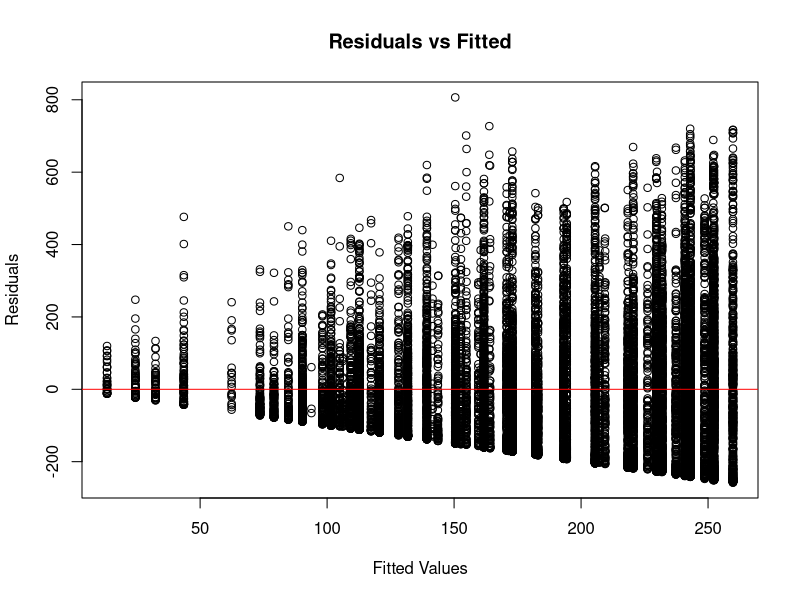
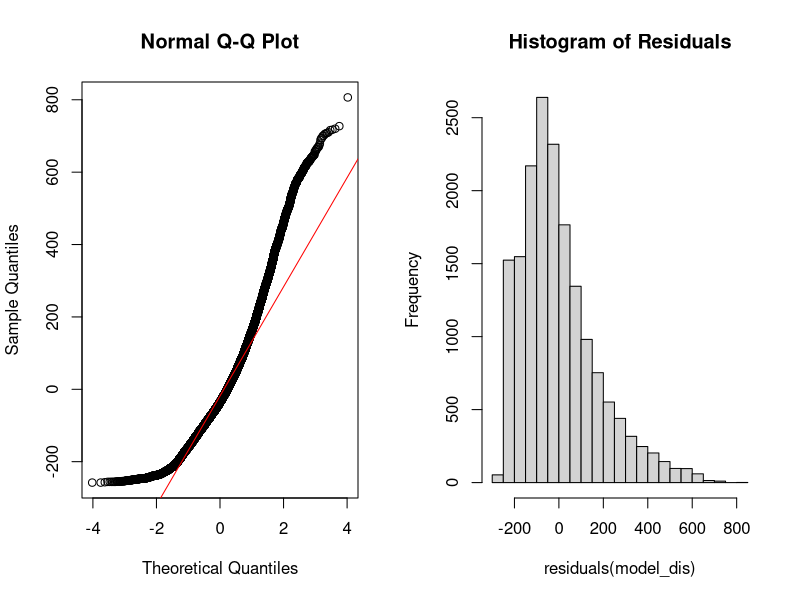
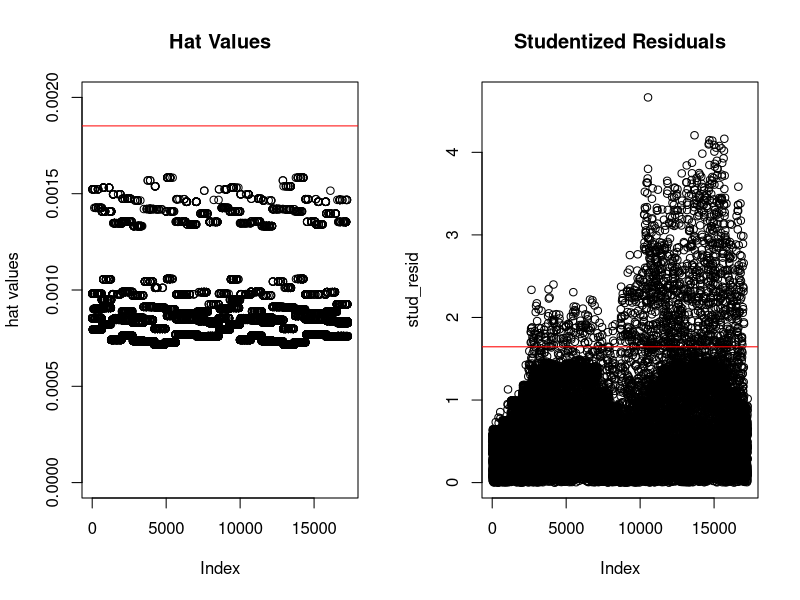
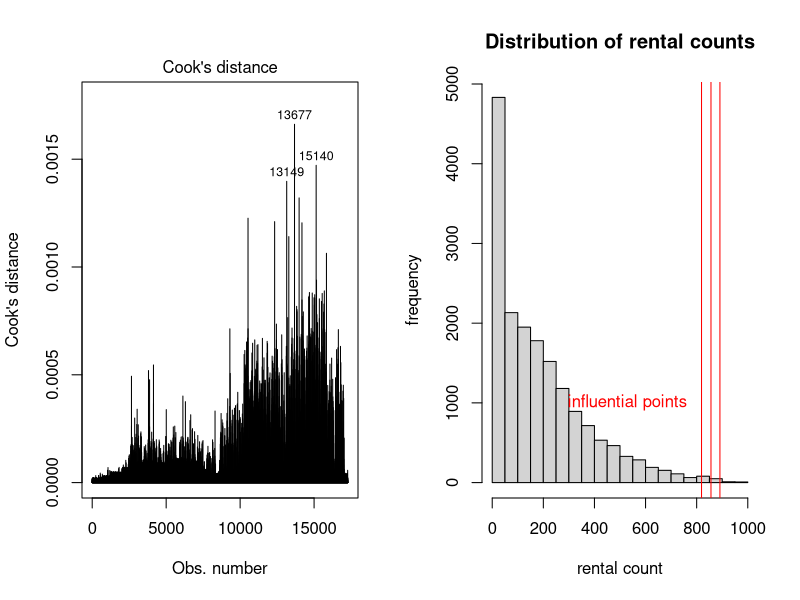
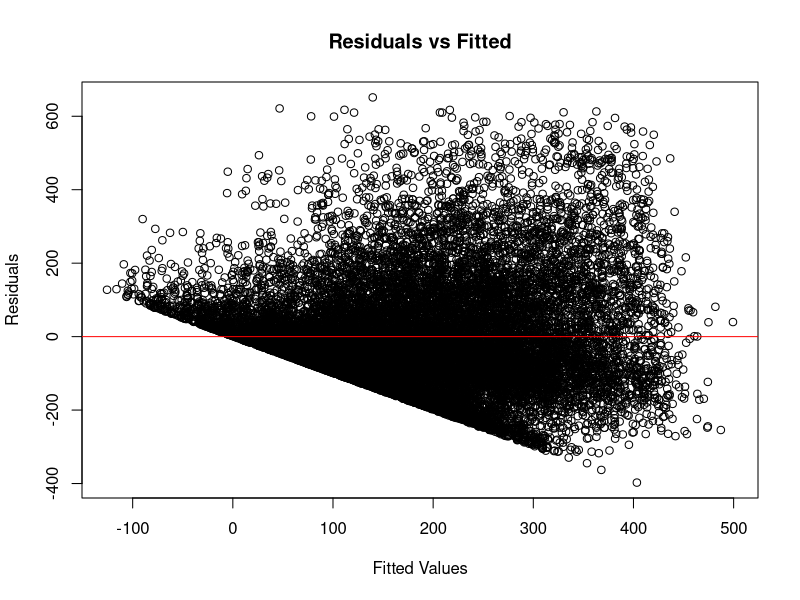
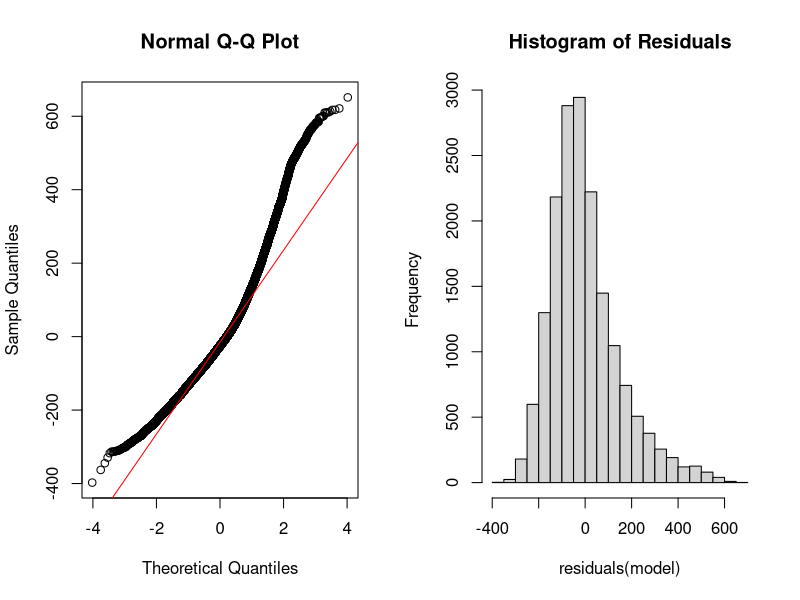
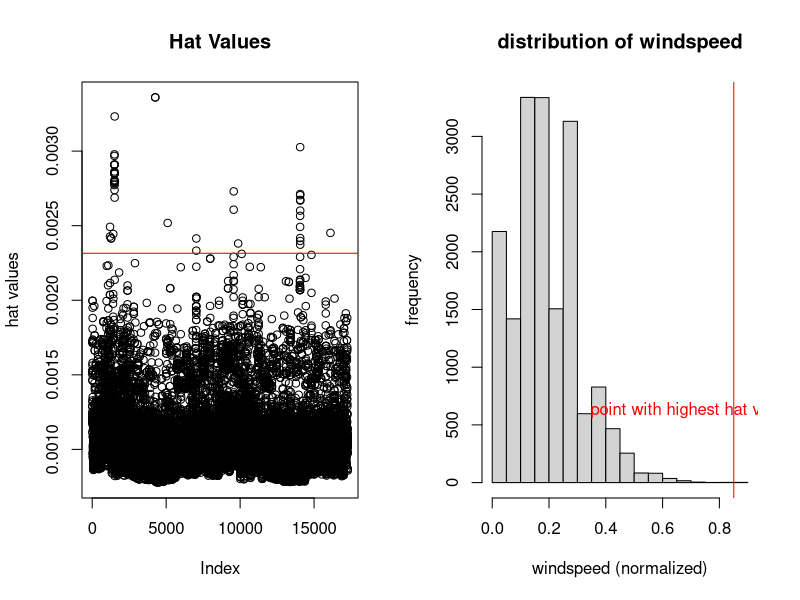
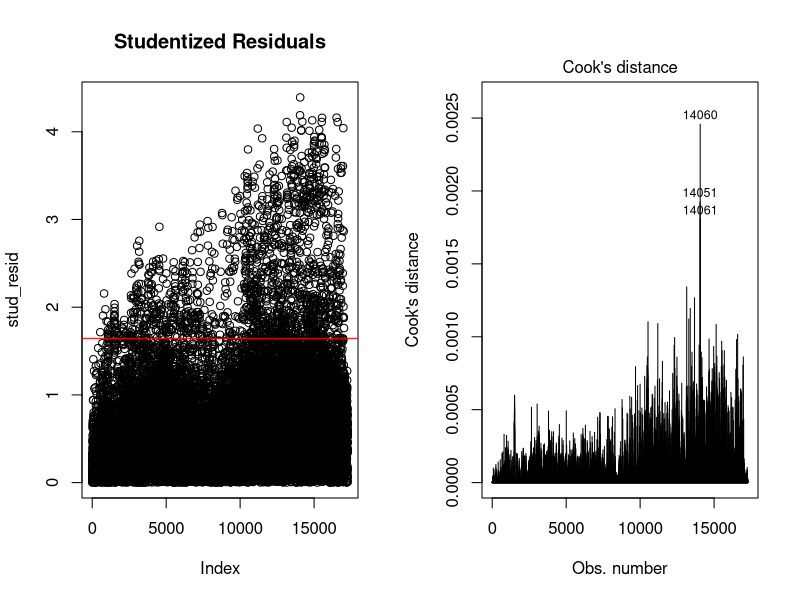

These charts were generated, in order, by the following R code:
## ---- chunk 1
# loda data
hours_clean = read.csv('../data/hour_clean.csv')
hours_dis = hours_clean[, c("mnth", "workingday", "weathersit", "cnt")]
## ---- chunk 2
# one-hot-encode and standardize
library(fastDummies)
library(dplyr)

# there is only one instance of 4 in weathersit so we replace it with 3.
hours_dis$weathersit[hours_dis$weathersit == 4] = 3

# one-hot-encode
hours_dis = dummy_cols(hours_dis, 
                   select_columns = c("mnth", "weathersit"), 
                   remove_first_dummy = TRUE, 
                   remove_selected_columns = TRUE)
hours_dis = dplyr::select(hours_dis, -cnt, cnt)
head(hours_dis)
## ---- chunk 3
# fit linear model
model_dis = lm(cnt ~ ., data=hours_dis)
summary(model_dis)
## ---- chunk 4
# check for homoscedasticity
par(mfrow = c(1, 1))
plot(model_dis$fitted.values, residuals(model_dis),
     main = "Residuals vs Fitted",
     xlab = "Fitted Values", ylab = "Residuals")
abline(h = 0, col = "red")

## ---- chunk 5
par(mfrow = c(1, 2))
qqnorm(residuals(model_dis)); 
qqline(residuals(model_dis), col = "red")
hist(residuals(model_dis), 
     main = "Histogram of Residuals", 
     breaks = 30)
## ---- chunk 6
hat_values <- hatvalues(model_dis)
plot(hat_values, 
     ylab = "hat values", 
     main = "Hat Values",
     ylim = c(0, 0.002))
abline(h = 2 * (ncol(hours_dis) + 1) / nrow(hours_dis), 
       col = "red")
## ---- chunk 7
stud_resid <- abs(rstudent(model_dis))
plot(stud_resid, 
     main = "Studentized Residuals")
abline(h = qt(0.95, df = nrow(hours_dis) - ncol(hours_dis) - 2), 
       col = "red")
## ---- chunk 8
# influential points with cook's distance
plot(model_dis, which = 4)
## ---- chunk 9
# most influential points
hours_dis[c(13149, 13677, 15140),]
## ---- chunk 10
hist(hours_dis$cnt, 
     main="Distribution of rental counts", 
     xlab="rental count", 
     ylab="frequency")
abline(v=819, col="red")
abline(v=891, col="red")
abline(v=856, col="red")

text(x = 800, 
     y = 1000, 
     labels = "influential points", 
     pos = 2, 
     col = "red")
## ---- chunk 11
hours = hours_clean[, c("yr", "mnth", "workingday", "weathersit", "atemp", "hum", "windspeed", "cnt")]
## ---- chunk 12
# one-hot-encode and standardize
library(fastDummies)
library(dplyr)

# these are outliers that affect the scaling
hours$weathersit[hours$weathersit == 4] = 3

hours = dummy_cols(hours, 
                   select_columns = c("mnth", "weathersit"), 
                   remove_first_dummy = TRUE, 
                   remove_selected_columns = TRUE)
hours = dplyr::select(hours, -cnt, cnt)
head(hours)
## ---- chunk 13
# fit linear model
model = lm(cnt ~ ., data=hours)
summary(model)
## ---- chunk 14
# check for homoscedasticity
par(mfrow = c(1, 1))
plot(model$fitted.values, residuals(model),
     main = "Residuals vs Fitted",
     xlab = "Fitted Values", ylab = "Residuals")
abline(h = 0, col = "red")

## ---- chunk 15
par(mfrow = c(1, 2))
qqnorm(residuals(model)); 
qqline(residuals(model), col = "red")
hist(residuals(model), 
     main = "Histogram of Residuals", 
     breaks = 30)
## ---- chunk 16
hat_values <- hatvalues(model)
plot(hat_values, 
     ylab = "hat values", 
     main = "Hat Values")
abline(h = 2 * (ncol(hours) + 1) / nrow(hours), 
       col = "red")
## ---- chunk 17
# windspeed of the hour with the highest hat value
hist(hours$windspeed, 
     xlab="windspeed (normalized)", 
     ylab="frequency", 
     main="distribution of windspeed")
abline(v=hours[which.max(hat_values), ]$windspeed, 
       col='red')
text(x = 0.7, 
     y = 500, 
     labels = "point with highest hat value", 
     pos = 3, 
     col = "red")
## ---- chunk 18
stud_resid <- abs(rstudent(model))
plot(stud_resid, 
     main = "Studentized Residuals")
abline(h = qt(0.95, df = nrow(hours) - ncol(hours) - 2), 
       col = "red")
## ---- chunk 19
# influential points with cook's distance
plot(model, which = 4)
## ---- chunk 20
# most influential points
hours[c(14051, 14060, 14061),]
## ---- chunk 21
hist(hours[hours$mnth_8 > 0,]$atemp, 
     main="Distribution of atemp in August", 
     xlab="atemp (normalized feeling temp)", 
     ylab="frequency")
abline(v=0.2424, col="red")
text(x = 0.35, 
     y = 100, 
     labels = "influential points", 
     pos = 3, 
     col = "red")
## ---- chunk 22
round(cor(hours[, -ncol(hours)]), 2)
